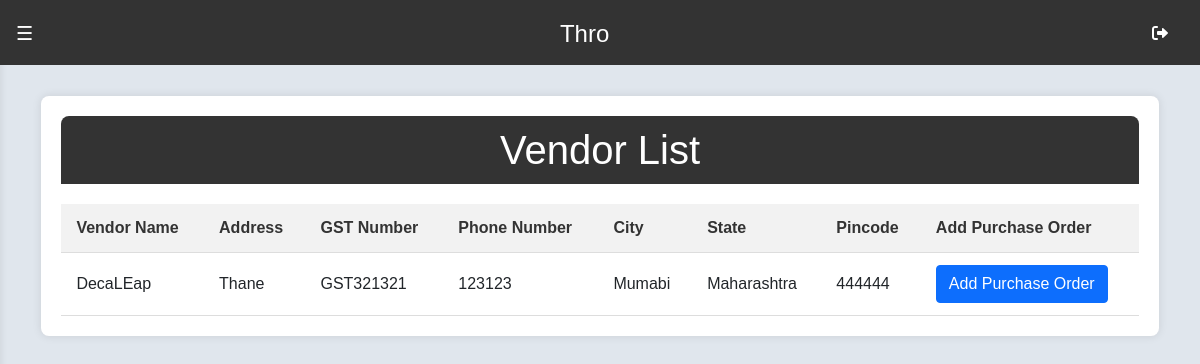
Before: /vendorList/ with the older database file.
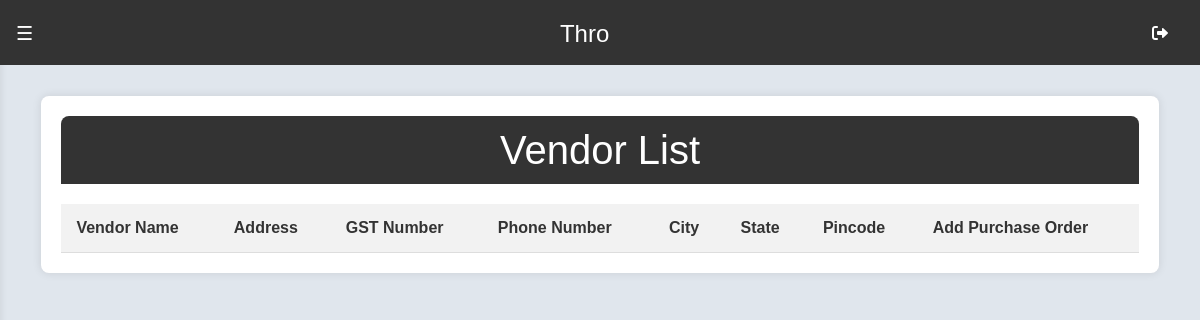
After: the same page with the newer database file.
### api/models.py (models this page shows, shortened)
class Vendor(models.Model):
    vendor_id = models.CharField(max_length=10)
    STATES_CHOICES = [
        ('AN', 'Andaman and Nicobar Islands'),
        ('AP', 'Andhra Pradesh'),
        ('AR', 'Arunachal Pradesh'),
        ('AS', 'Assam'),
        ('BR', 'Bihar'),
        ('CH', 'Chandigarh'),
        ('CT', 'Chhattisgarh'),
        ('DL', 'Delhi'),
        ('GA', 'Goa'),
        ('GJ', 'Gujarat'),
        ('HR', 'Haryana'),
        ('HP', 'Himachal Pradesh'),
        ('JK', 'Jammu and Kashmir'),
        ('JH', 'Jharkhand'),
        ('KA', 'Karnataka'),
        ('KL', 'Kerala'),
        ('LA', 'Ladakh'),
        ('LD', 'Lakshadweep'),
        ('MP', 'Madhya Pradesh'),
        ('MH', 'Maharashtra'),
        ('MN', 'Manipur'),
        ('ML', 'Meghalaya'),
        ('MZ', 'Mizoram'),
        ('NL', 'Nagaland'),
        ('OR', 'Odisha'),
        ('PY', 'Puducherry'),
        ('PB', 'Punjab'),
        ('RJ', 'Rajasthan'),
        ('SK', 'Sikkim'),
        ('TN', 'Tamil Nadu'),
        ('TG', 'Telangana'),
        ('TR', 'Tripura'),
        ('UP', 'Uttar Pradesh'),
        ('UT', 'Uttarakhand'),
        ('WB', 'West Bengal'),
    ]
    vendorName = models.CharField(max_length=100)
    vendorAddress = models.CharField(max_length=200)
    vendorGstNumber = models.CharField(max_length=50)
    vendorPhoneNumber = models.CharField(max_length=20)
    city = models.CharField(max_length=100)
    state = models.CharField(max_length=2, choices=STATES_CHOICES)
    pincode = models.CharField(max_length=10)
    ifscCode = models.CharField(max_length=20)
    accountNo = models.IntegerField()
    branch = models.CharField(max_length=30)
    nameOfBank = models.CharField(max_length=30)

### api/views.py (the view)
# urls.py: path('vendorList/', views.vendorList, name='vendorList'),
def vendorList(request):
    vendors = Vendor.objects.all()
    return render(request, 'vendorList.html', {'vendors': vendors})

### api/templates/vendorList.html (shortened to what this page needs)
{% extends 'base.html' %}
{% block content %}
<div class="container">
    <h1>Vendor List</h1>
    <table>
        <thead>
            <tr>
                <th>Vendor Name</th>
                <th>Address</th>
                <th>GST Number</th>
                <th>Phone Number</th>
                <th>City</th>
                <th>State</th>
                <th>Pincode</th>
                <th>Add Purchase Order</th>
            </tr>
        </thead>
        <tbody>
            {% for vendor in vendors %}
            <tr>
                <td>{{ vendor.vendorName }}</td>
                <td>{{ vendor.vendorAddress }}</td>
                <td>{{ vendor.vendorGstNumber }}</td>
                <td>{{ vendor.vendorPhoneNumber }}</td>
                <td>{{ vendor.city }}</td>
                <td>{{ vendor.state }}</td>
                <td>{{ vendor.pincode }}</td>
                <td>
                    <a href="{% url 'vpo' %}" class="btn btn-primary" target="_blank">Add Purchase Order</a>
                </td>
            </tr>
            {% endfor %}
        </tbody>
    </table>
</div>
{% endblock %}

Changed rows visible on the page:
removed Vendor: vendorName "DecaLEap", vendorAddress "Thane", vendorGstNumber "GST321321", vendorPhoneNumber "123123", city "Mumabi", state "Maharashtra", pincode "444444"
